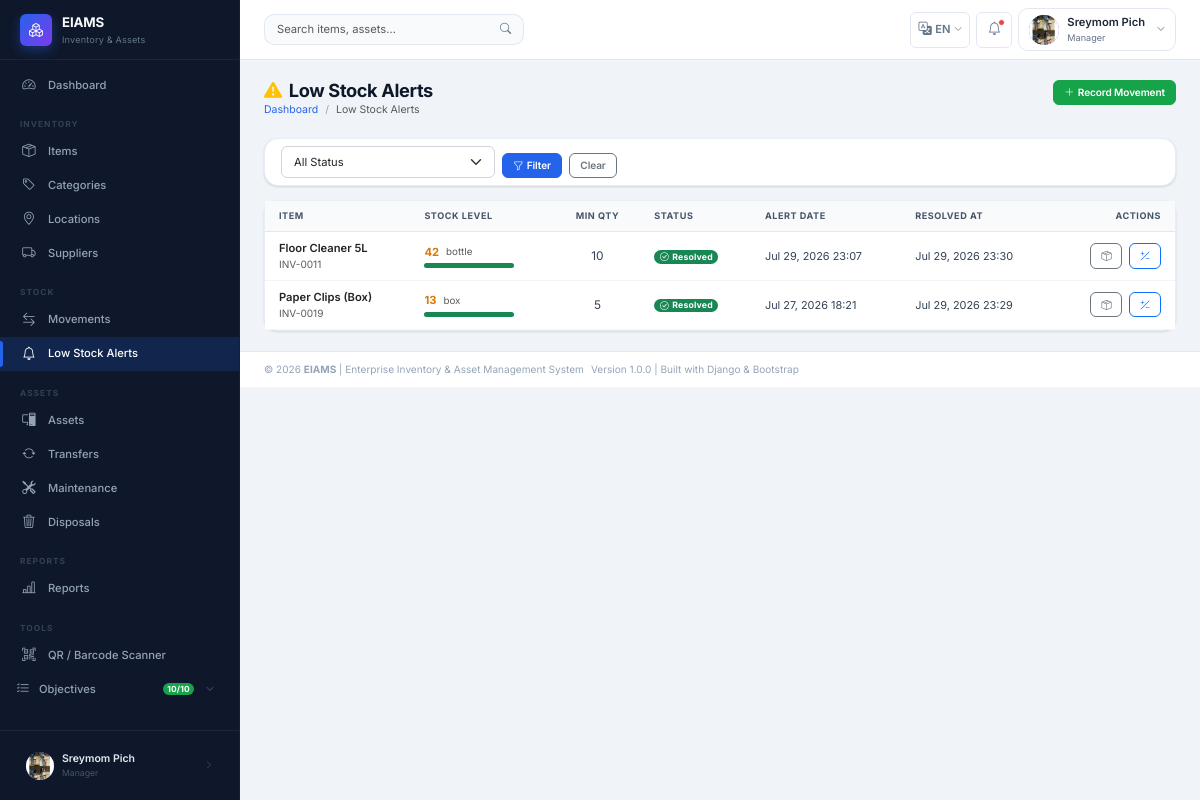
Page /stock/alerts/ (signed in) on the earlier database version.
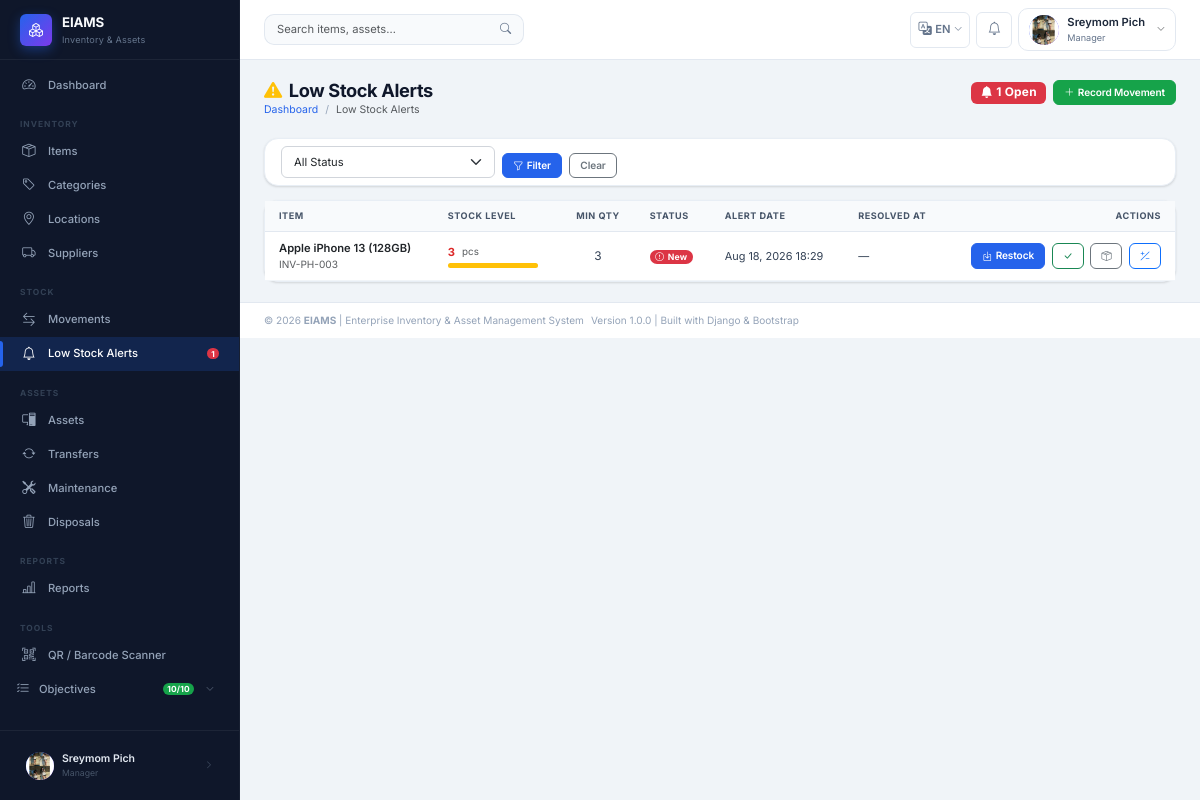
Same page on the later database version.
### apps/stock/models.py (models this page shows, shortened)
class LowStockAlert(models.Model):
    STATUS_NEW      = 'New'
    STATUS_RESOLVED = 'Resolved'
    STATUS_CHOICES  = [
        (STATUS_NEW,      'New'),
        (STATUS_RESOLVED, 'Resolved'),
    ]
    item        = models.ForeignKey(
        'inventory.InventoryItem',
        on_delete=models.CASCADE,
        related_name='low_stock_alerts',
        verbose_name='Inventory Item'
    )
    current_qty = models.IntegerField(verbose_name='Quantity at Alert Time')
    min_qty     = models.IntegerField(verbose_name='Minimum Threshold')
    alert_date  = models.DateTimeField(
        default=timezone.now,
        verbose_name='Alert Date'
    )
    status      = models.CharField(
        max_length=20,
        choices=STATUS_CHOICES,
        default=STATUS_NEW,
        verbose_name='Alert Status'
    )
    resolved_at = models.DateTimeField(
        null=True,
        blank=True,
        verbose_name='Resolved At'
    )
    class Meta:
        verbose_name        = 'Low Stock Alert'
        verbose_name_plural = 'Low Stock Alerts'
        ordering            = ['-alert_date']

### apps/inventory/models.py (models this page shows, shortened)
class InventoryItem(models.Model):
    STATUS_ACTIVE   = 'Active'
    STATUS_INACTIVE = 'Inactive'
    STATUS_CHOICES  = [
        (STATUS_ACTIVE,   'Active'),
        (STATUS_INACTIVE, 'Inactive'),
    ]
    category    = models.ForeignKey(
        Category,
        on_delete=models.PROTECT,
        related_name='inventory_items',
        limit_choices_to={'category_type': 'Inventory', 'status': 'Active'},
        verbose_name='Category'
    )
    supplier    = models.ForeignKey(
        Supplier,
        on_delete=models.SET_NULL,
        null=True,
        blank=True,
        related_name='inventory_items',
        verbose_name='Supplier'
    )
    item_code      = models.CharField(
        max_length=50,
        unique=True,
        verbose_name='Item Code',
        help_text='Unique system-generated or manually assigned item code'
    )
    barcode        = models.CharField(
        max_length=100,
        unique=True,
        blank=True,
        null=True,
        verbose_name='Barcode',
        help_text='Code128 barcode value'
    )
    item_name      = models.CharField(
        max_length=150,
        verbose_name='Item Name (English)'
    )
    item_name_km   = models.CharField(
        max_length=200,
        blank=True,
        null=True,
        verbose_name='ឈ្មោះទំនិញ (ខ្មែរ)',
        help_text='Item name in Khmer — shown when language is set to Khmer'
    )
    unit           = models.CharField(
        max_length=50,
        verbose_name='Unit of Measure',
        help_text='e.g., pcs, box, kg, liter, set'
    )
    purchase_price = models.DecimalField(
        max_digits=10,
        decimal_places=2,
        default=Decimal('0.00'),
        validators=[MinValueValidator(Decimal('0.00'))],
        verbose_name='Purchase Price'
    )
    current_qty    = models.IntegerField(
        default=0,
        verbose_name='Current Quantity',
        help_text='Real-time stock quantity'
    )
    min_qty        = models.IntegerField(
        default=0,
        validators=[MinValueValidator(0)],
        verbose_name='Minimum Quantity',
        help_text='Low-stock alert triggers when current_qty ≤ this value'
    )
    image          = models.ImageField(
        upload_to='inventory/items/',
        blank=True,
        null=True,
        verbose_name='Product Image',
        help_text='Upload a product photo (JPG/PNG, max 5MB)'
    )
    image_url      = models.URLField(
        max_length=500,
        blank=True,
        null=True,
        verbose_name='Product Image URL',
        help_text='External product image URL (used when no local image is uploaded)'
    )
    description    = models.TextField(
        blank=True,
        null=True,
        verbose_name='Description'
    )
    status         = models.CharField(
        max_length=20,
        choices=STATUS_CHOICES,
        default=STATUS_ACTIVE,
        verbose_name='Status'
    )
    created_at     = models.DateTimeField(auto_now_add=True)
    updated_at     = models.DateTimeField(auto_now=True)
    class Meta:
        verbose_name        = 'Inventory Item'
        verbose_name_plural = 'Inventory Items'
        ordering            = ['item_name']

### apps/stock/views.py (the view)
# urls.py: path('alerts/',                     views.alert_list,      name='alert_list'),
@login_required
def alert_list(request):
    alerts        = LowStockAlert.objects.select_related('item').order_by('-alert_date')
    status_filter = request.GET.get('status', '')
    if status_filter:
        alerts = alerts.filter(status=status_filter)
    paginator = Paginator(alerts, ITEMS_PER_PAGE)
    page_obj  = paginator.get_page(request.GET.get('page', 1))
    return render(request, 'stock/alert_list.html', {
        'page_obj':     page_obj,
        'status_filter': status_filter,
        'page_title':   'Low Stock Alerts',
        'open_count':   LowStockAlert.objects.filter(status='New').count(),
    })

### apps/accounts/models.py (called while the page is built)
    def is_admin_or_above(self):
        return self.role_name in [self.SUPER_ADMIN, self.ADMIN]

    def get_role_name(self):
        return self.role.role_name if self.role else 'No Role'

    def is_super_admin(self):
        return self.role and self.role.role_name == Role.SUPER_ADMIN

    def is_admin_or_above(self):
        return self.role and self.role.is_admin_or_above()

### apps/notifications/context_processors.py (called while the page is built)
def notification_count(request):
    if not request.user.is_authenticated:
        return {}
    try:
        from .models import Notification
        unread_count = Notification.objects.filter(
            user=request.user, is_read=False
        ).count()
    except Exception:
        unread_count = 0
    try:
        from apps.stock.models import LowStockAlert
        open_alerts = LowStockAlert.objects.filter(status='New').count()
    except Exception:
        open_alerts = 0
    return {
        'unread_notification_count': unread_count,
        'open_alerts': open_alerts,
    }

### templates/stock/alert_list.html (shortened to what the changed rows need)
{% extends "base.html" %}
{% block content %}
<div class="page-header">
  <div>
    <h1><i class="bi bi-exclamation-triangle-fill me-2 text-warning"></i>Low Stock Alerts</h1>
  </div>
  <div class="d-flex align-items-center gap-2">
    {% if open_count %}
      <span class="badge bg-danger" style="font-size:.85rem;padding:.4em .8em;">
        <i class="bi bi-bell-fill me-1"></i>{{ open_count }} Open
      </span>
    {% endif %}
    <a href="{% url 'stock:movement_create' %}" class="btn btn-success btn-sm">
      <i class="bi bi-plus-lg me-1"></i>Record Movement
    </a>
  </div>
</div>
<div class="card">
  <div class="table-responsive">
    <table class="table table-hover mb-0" aria-label="Low stock alerts">
      <thead>
        <tr>
          <th scope="col">Item</th>
          <th scope="col">Stock Level</th>
          <th scope="col" class="text-center">Min Qty</th>
          <th scope="col">Status</th>
          <th scope="col">Alert Date</th>
          <th scope="col">Resolved At</th>
          <th scope="col" class="text-end">Actions</th>
        </tr>
      </thead>
      <tbody>
        {% for alert in page_obj %}
        <tr>
          <td>
            <a href="{% url 'inventory:item_detail' alert.item.pk %}"
               class="fw-semibold text-decoration-none text-dark">
              {{ alert.item.item_name }}
            </a>
            <div class="text-muted" style="font-size:.72rem;">{{ alert.item.item_code }}</div>
          </td>
          <td style="min-width:120px;">
            <div class="d-flex align-items-center gap-2">
              {% if alert.item.current_qty == 0 %}
                <span class="qty-critical">0</span>
                <span class="badge bg-danger bp ms-1" style="font-size:.65rem;">Out</span>
              {% elif alert.item.current_qty <= alert.item.min_qty %}
                <span class="qty-critical">{{ alert.item.current_qty }}</span>
              {% else %}
                <span class="qty-warning">{{ alert.item.current_qty }}</span>
              {% endif %}
              <span class="text-muted" style="font-size:.7rem;">{{ alert.item.unit }}</span>
            </div>
            {% if alert.item.min_qty > 0 %}
            <div class="stock-bar" style="width:90px;" title="{{ alert.item.current_qty }} / {{ alert.item.min_qty }}">
              {% with fill_pct=alert.item.current_qty|default:0 %}
              <div class="stock-fill {% if alert.item.current_qty == 0 %}bg-danger{% elif alert.item.current_qty <= alert.item.min_qty %}bg-warning{% else %}bg-success{% endif %}"
                   style="width:{% if alert.item.min_qty > 0 %}{% widthratio alert.item.current_qty alert.item.min_qty 100 %}{% else %}100{% endif %}%;max-width:100%;"></div>
              {% endwith %}
            </div>
            {% endif %}
          </td>
          <td class="text-center" style="font-size:.85rem;">{{ alert.min_qty }}</td>
          <td>
            {% if alert.status == 'New' %}
              <span class="badge bp bg-danger text-white">
                <i class="bi bi-exclamation-circle me-1"></i>New
              </span>
            {% else %}
              <span class="badge bp bg-success text-white">
                <i class="bi bi-check-circle me-1"></i>Resolved
              </span>
            {% endif %}
          </td>
          <td style="font-size:.78rem;white-space:nowrap;">{{ alert.alert_date|date:"M j, Y H:i" }}</td>
          <td style="font-size:.78rem;white-space:nowrap;">
            {{ alert.resolved_at|date:"M j, Y H:i"|default:"—" }}
          </td>
          <td class="text-end">
            {% if alert.status == 'New' %}
            <button type="button"
                    class="btn btn-sm btn-primary"
                    data-bs-toggle="modal"
                    data-bs-target="#restockModal{{ alert.pk }}"
                    title="Quick Restock — add stock IN and auto-resolve alert">
              <i class="bi bi-box-arrow-in-down me-1"></i>Restock
            </button>
            <form method="post" action="{% url 'stock:alert_resolve' alert.pk %}" class="d-inline ms-1">
              <button type="submit" class="btn btn-sm btn-outline-success"
                      title="Mark alert resolved without adding stock">
                <i class="bi bi-check-lg"></i>
              </button>
            </form>
            {% endif %}
            <a href="{% url 'inventory:item_detail' alert.item.pk %}"
               class="btn btn-sm btn-outline-secondary ms-1"
               title="View item details">
              <i class="bi bi-box-seam"></i>
            </a>
            <a href="{% url 'stock:movement_create' %}?item={{ alert.item.pk }}"
               class="btn btn-sm btn-outline-primary ms-1"
               title="Record a stock movement for this item">
              <i class="bi bi-plus-slash-minus"></i>
            </a>
          </td>
        </tr>
        {% endfor %}
      </tbody>
    </table>
  </div>
</div>
{% endblock %}

### templates/includes/sidebar.html (shortened to what the changed rows need)
{% load static i18n %}
<aside class="sidebar" id="sidebar" role="navigation" aria-label="Main navigation">
  <nav class="sidebar-nav" aria-label="Sidebar menu">
    <ul class="nav flex-column">
      <li><a href="{% url 'stock:alert_list' %}" class="nav-link {% if 'alerts' in request.path %}active{% endif %}">
        <i class="bi bi-bell" aria-hidden="true"></i>
        <span>{% trans "Low Stock Alerts" %}</span>
        {% if open_alerts %}<span class="badge bg-danger" aria-label="{{ open_alerts }} alerts">{{ open_alerts }}</span>{% endif %}
      </a></li>
    </ul>
  </nav>
</aside>

### templates/includes/navbar.html (shortened to what this page needs)
{% load static i18n %}
<header class="topbar" id="topbar" role="banner">
  <div class="topbar-search d-none d-md-flex" role="search">
    <form action="{% url 'inventory:item_list' %}" method="get" aria-label="{% trans 'Search' %}">
      <div class="input-group">
        <input type="search" name="q" class="form-control"
               placeholder="{% trans 'Search items, assets…' %}"
               value="{{ request.GET.q }}" aria-label="{% trans 'Search' %}">
        <button type="submit" class="btn btn-outline-secondary" aria-label="{% trans 'Submit search' %}">
          <i class="bi bi-search" aria-hidden="true"></i>
        </button>
      </div>
    </form>
  </div>
  <div class="topbar-actions" role="complementary">
    {% include "includes/language_switcher.html" %}
    <div class="dropdown">
      <button class="topbar-icon-btn" data-bs-toggle="dropdown"
              aria-label="{% trans 'Notifications' %}" aria-haspopup="true" aria-expanded="false">
        <i class="bi bi-bell" aria-hidden="true"></i>
        {% if unread_notification_count and unread_notification_count > 0 %}
          <span class="notif-badge" aria-label="{{ unread_notification_count }} unread"></span>
        {% endif %}
      </button>
    </div>
    <div class="dropdown">
      <button class="user-dropdown-btn" data-bs-toggle="dropdown"
              aria-label="{% trans 'User menu' %}" aria-haspopup="true" aria-expanded="false">
        <div class="user-avatar" aria-hidden="true">
          {% if user.profile_pic %}
            <img src="{{ user.profile_pic.url }}" alt="{{ user.full_name }}">
          {% else %}
            {{ user.full_name|first|upper }}
          {% endif %}
        </div>
        <div class="d-none d-sm-block text-start">
          <div class="user-name">{{ user.full_name|truncatechars:16 }}</div>
          <div class="user-role">{{ user.get_role_name }}</div>
        </div>
        <i class="bi bi-chevron-down text-muted ms-1" style="font-size:.6rem;" aria-hidden="true"></i>
      </button>
    </div>
  </div>
</header>

Differences in the rows shown:
removed LowStockAlert: item.item_name "Floor Cleaner 5L", item.item_code "INV-0011", item.current_qty "42", item.unit "bottle", min_qty "10", status "Resolved" (drawn), alert_date "Jul 29, 2026 23:07", resolved_at "Jul 29, 2026 23:30"
removed LowStockAlert: item.item_name "Paper Clips (Box)", item.item_code "INV-0019", item.current_qty "13", item.unit "box", min_qty "5", status "Resolved" (drawn), alert_date "Jul 27, 2026 18:21", resolved_at "Jul 29, 2026 23:29"
added LowStockAlert: item.item_name "Apple iPhone 13 (128GB)", item.item_code "INV-PH-003", item.current_qty "3", item.unit "pcs", min_qty "3", status "New" (drawn), alert_date "Aug 18, 2026 18:29", resolved_at "—"
Other differences:
{{ open_alerts }}: (not shown) → "1"
{{ open_count }}: (not shown) → "1"
text now shown: "Open"
